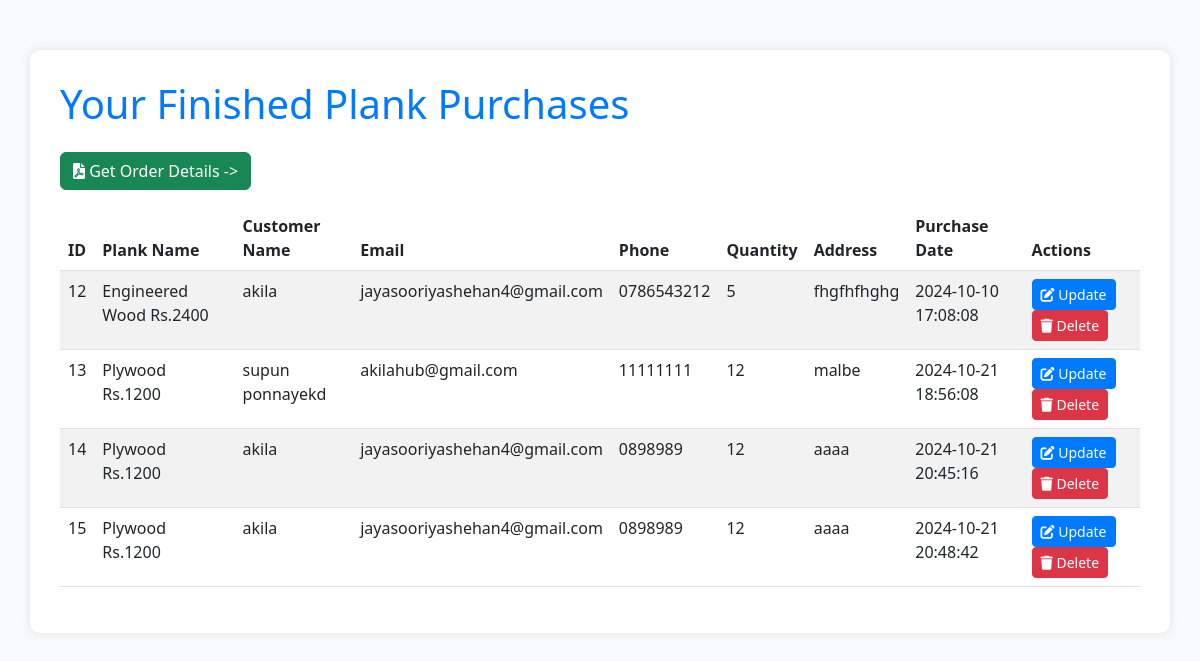
The app's page /finished_planks.php (signed in) with its own data.
### tables this page shows
CREATE TABLE `plank_purchases` (
  `id` int(11) NOT NULL,
  `plank_name` varchar(255) NOT NULL,
  `customer_name` varchar(255) NOT NULL,
  `email` varchar(255) NOT NULL,
  `phone` varchar(20) NOT NULL,
  `quantity` int(11) NOT NULL,
  `address` text NOT NULL,
  `purchase_date` timestamp NOT NULL DEFAULT current_timestamp(),
  `user_id` int(11) DEFAULT NULL
);

### finished_planks.php (the view, shortened to what this page needs)
<?php
require_once 'config.php';
$user_id = $_SESSION['user_id'];
$sql = "SELECT * FROM plank_purchases WHERE user_id = ?";
$stmt = $conn->prepare($sql);
$stmt->bind_param("i", $user_id);
$stmt->execute();
$result = $stmt->get_result();
$purchases = $result->fetch_all(MYSQLI_ASSOC);
?>
<!DOCTYPE html>
<html lang="en">
<head>
    <link href="https://cdn.jsdelivr.net/npm/bootstrap@5.3.0/dist/css/bootstrap.min.css" rel="stylesheet">
    <link rel="stylesheet" href="https://cdnjs.cloudflare.com/ajax/libs/font-awesome/6.0.0-beta3/css/all.min.css">
</head>
<body>
    <div class="container">
        <h1 class="mb-4">Your Finished Plank Purchases</h1>
        <a href="?generate_pdf" class="btn btn-success mb-3"><i class="fas fa-file-pdf"></i> Get Order Details -></a>
        <table class="table table-striped table-hover">
            <thead>
                <tr>
                    <th>ID</th>
                    <th>Plank Name</th>
                    <th>Customer Name</th>
                    <th>Email</th>
                    <th>Phone</th>
                    <th>Quantity</th>
                    <th>Address</th>
                    <th>Purchase Date</th>
                    <th>Actions</th>
                </tr>
            </thead>
            <tbody>
                <?php foreach ($purchases as $purchase): ?>
                <tr>
                    <td><?php echo $purchase['id']; ?></td>
                    <td><?php echo $purchase['plank_name']; ?></td>
                    <td><?php echo $purchase['customer_name']; ?></td>
                    <td><?php echo $purchase['email']; ?></td>
                    <td><?php echo $purchase['phone']; ?></td>
                    <td><?php echo $purchase['quantity']; ?></td>
                    <td><?php echo $purchase['address']; ?></td>
                    <td><?php echo $purchase['purchase_date']; ?></td>
                    <td>
                        <button class="btn btn-primary btn-sm" data-bs-toggle="modal" data-bs-target="#updateModal<?php echo $purchase['id']; ?>">
                            <i class="fas fa-edit"></i> Update
                        </button>
                        <form method="post" style="display: inline;">
                            <button type="submit" name="delete" class="btn btn-danger btn-sm" onclick="return confirm('Are you sure you want to delete this purchase?')">
                                <i class="fas fa-trash"></i> Delete
                            </button>
                        </form>
                    </td>
                </tr>
                <?php endforeach; ?>
            </tbody>
        </table>
    </div>
</body>
</html>

### finished_planks.php (style rules this page uses)
body { background-color: #f8f9fa; }
.container { background-color: #ffffff; border-radius: 10px; padding: 30px; margin-top: 50px; box-shadow: 0 0 10px rgba(0, 0, 0, 0.1); }
h1 { color: #007bff; }
.btn-primary { background-color: #007bff; border-color: #007bff; }

### records on screen
plank_purchases: id "12", plank_name "Engineered Wood Rs.2400", customer_name "akila", email "jayasooriyashehan4@gmail.com", phone "0786543212", quantity "5", address "fhgfhfhghg", purchase_date "2024-10-10 17:08:08"
plank_purchases: id "13", plank_name "Plywood Rs.1200", customer_name "supun ponnayekd", email "akilahub@gmail.com", phone "11111111", quantity "12", address "malbe", purchase_date "2024-10-21 18:56:08"
plank_purchases: id "14", plank_name "Plywood Rs.1200", customer_name "akila", email "jayasooriyashehan4@gmail.com", phone "0898989", quantity "12", address "aaaa", purchase_date "2024-10-21 20:45:16"
plank_purchases: id "15", plank_name "Plywood Rs.1200", customer_name "akila", email "jayasooriyashehan4@gmail.com", phone "0898989", quantity "12", address "aaaa", purchase_date "2024-10-21 20:48:42"
